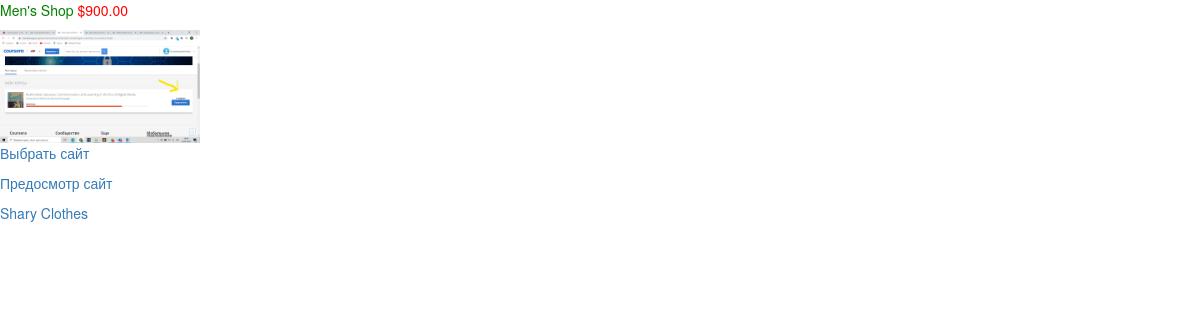
The app's page /site/list/3 with its own data.
### management_site/models.py (models this page shows, shortened)
class Site(models.Model):
    title = models.CharField(max_length=120)
    cost = models.DecimalField(max_digits=5, decimal_places=2,null=True)
    is_top = models.BooleanField(default=False,null=True)
    photo = models.ImageField(upload_to="images/", null=True, blank=True)
    description = models.TextField(blank=True)
    category = models.ForeignKey(Category, on_delete=models.CASCADE, null=True)
    client_url = models.CharField(max_length=120, blank=True)
    admin_url = models.CharField(max_length=120, blank=True)

class Category(models.Model):
    title = models.CharField(max_length=120)

### management_site/views.py (the view)
# urls.py: path('site/list', views.SiteListView.as_view(), name='site_list_page'),
class SiteListView(ListView, LoginRequiredMixin):
    template_name = 'management/site_list.html'
    model = Site
    context_object_name = 'sites'
    def get_queryset(self, *args, **kwargs):
        qs = super().get_queryset()
        category = self.kwargs.get('category', None)
        if category:
            qs = qs.filter(category=category)
        return qs
    def get_context_data(self, **kwargs):
        context = super().get_context_data(**kwargs)
        categories = Category.objects.all()
        context['categories'] = categories
        return context

### templates/management/site_list.html
{% extends 'management/base.html' %}
{% block content %}
	{% for site in sites %}
	<div>
		<p style="color:green" >{{site.title}} <span style="color:red" >${{site.cost}}</span></p>
		<img style="width: 200px; height: auto" src="{{site.photo.url}}">
        <p><a href="{% url 'management:user_site_page' site=site.id %}">Выбрать сайт</a></p>
        <p><a href="{% url site.client_url user_site='wewfg' %}">Предосмотр сайт</a></p>
	</div>
	{% endfor %}
	{% for category in categories %}
		<a href="{% url 'management:site_list_page' category=category.id %}">{{category.title}}</a>
	{% endfor %}
{% endblock %}

### records on screen
Site: title "Men's Shop", cost "900.00", photo (picture)
Category: title "Shary"
Category: title "Clothes"
